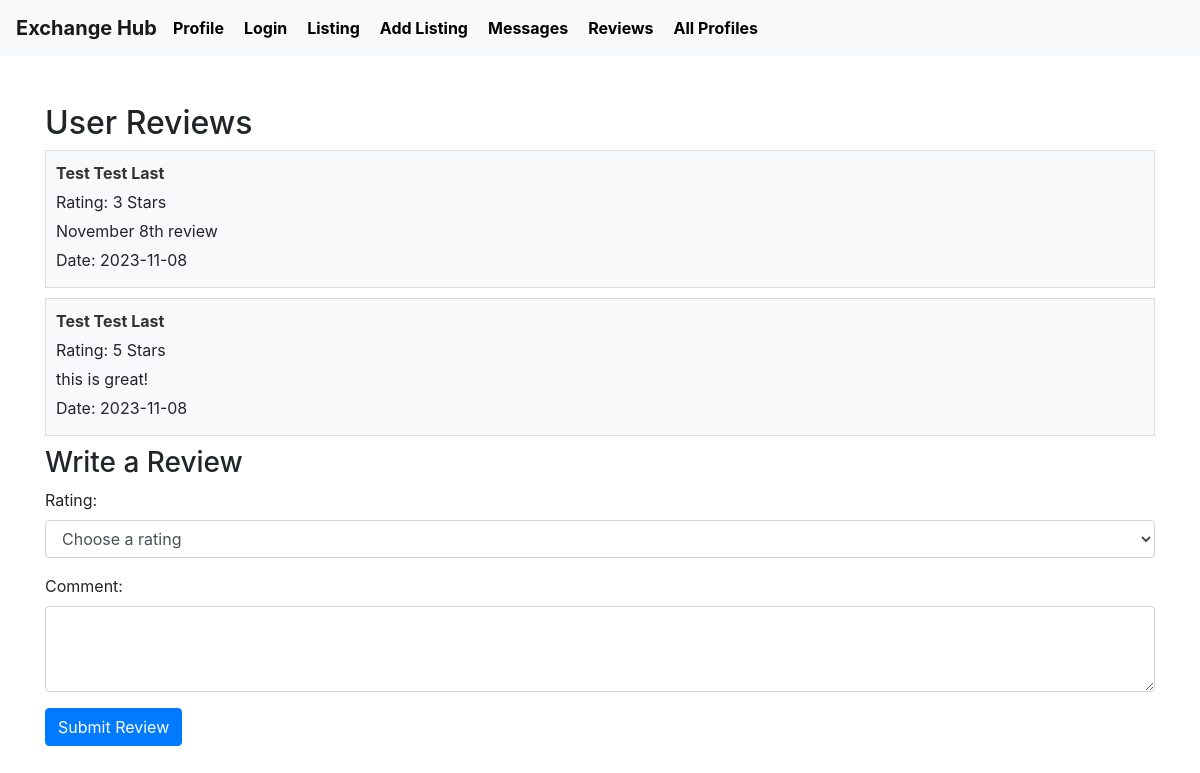
/user_reviews/2, run on the app's committed database.
### tables this page shows
CREATE TABLE Review (
    reviewID INTEGER PRIMARY KEY AUTOINCREMENT,
    reviewerID INTEGER,
    reviewedUserID INTEGER,
    rating INTEGER NOT NULL,
    comment TEXT,
    datePosted DATE NOT NULL,
    FOREIGN KEY (reviewerID) REFERENCES User(userID),
    FOREIGN KEY (reviewedUserID) REFERENCES User(userID)
);

CREATE TABLE User (
    userID INTEGER PRIMARY KEY AUTOINCREMENT,
    firstName TEXT NOT NULL,
    lastName TEXT NOT NULL,
    email TEXT UNIQUE NOT NULL,
    hashedPassword TEXT NOT NULL,
    profileImage TEXT,
    location TEXT NOT NULL,
    joinDate DATE NOT NULL,
    lastLogin DATE NOT NULL
);

### app.py (the view)
@app.route('/user_reviews/<int:user_id>')
def user_reviews(user_id):
    conn = sqlite3.connect('database.db')
    conn.row_factory = sqlite3.Row
    cursor = conn.cursor()
    cursor.execute("""
        SELECT r.*, u.firstName, u.lastName FROM Review r
        JOIN User u ON r.reviewerID = u.userID
        WHERE r.reviewedUserID = ?
    """, (user_id,))
    reviews = cursor.fetchall()
    conn.close()
    return render_template('user_reviews.html', reviews=reviews)

### templates/user_reviews.html (shortened to what this page needs)
{% extends 'layout.html' %}
{% block content %}
    <h2>User Reviews</h2>
    <div class="reviews-container">
        {% for review in reviews %}
            <div class="review">
                <strong>{{ review.firstName }} {{ review.lastName }}</strong>
                <p>Rating: {{ review.rating }} Stars</p>
                <p>{{ review.comment }}</p>
                <p>Date: {{ review.datePosted }}</p>
            </div>
        {% endfor %}
    </div>
    <h3>Write a Review</h3>
    <form method="post" action="{{ url_for('submit_review') }}">
        <div class="form-group">
            <label for="rating">Rating:</label>
            <select name="rating" id="rating" class="form-control" required>
                <option value="">Choose a rating</option>
            </select>
        </div>
        <div class="form-group">
            <label for="comment">Comment:</label>
            <textarea name="comment" id="comment" class="form-control" rows="3" required></textarea>
        </div>
        <button type="submit" class="btn btn-primary">Submit Review</button>
    </form>
{% endblock %}

### static/style.css (style rules this page uses)
.review { border: 1px solid #ddd; padding: 10px; margin-bottom: 10px; }
.review strong { display: block; color: #333; }
.review p { margin: 5px 0; }
.review { background-color: #f8f9fa; }

### data on the page
Review: firstName "Test", lastName "Test Last", rating "3", comment "November 8th review", datePosted "2023-11-08"
Review: firstName "Test", lastName "Test Last", rating "5", comment "this is great!", datePosted "2023-11-08"
